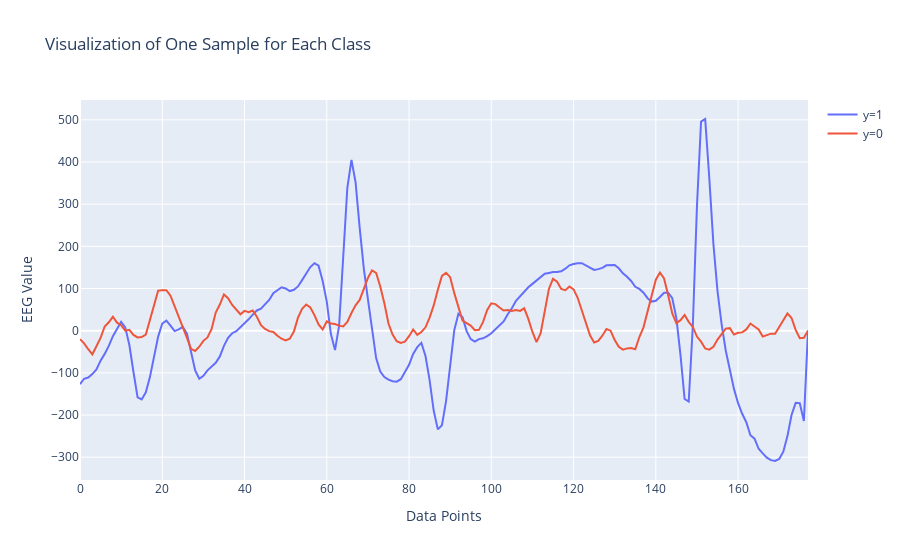

Notebook code cell kept with this figure:
### Code cell
# Select one random sample for each class
sample_y1 = df[df['y'] == 1].sample(1)
sample_y0 = df[df['y'] == 0].sample(1)

# Create the plot
fig = go.Figure()

# Add traces for the selected samples
fig.add_trace(go.Scatter(y=sample_y1.iloc[0, 1:].values, mode='lines', name='y=1'))
fig.add_trace(go.Scatter(y=sample_y0.iloc[0, 1:].values, mode='lines', name='y=0'))

# Update layout
fig.update_layout(title='Visualization of One Sample for Each Class',
                  xaxis_title='Data Points',
                  yaxis_title='EEG Value')

### Figure 1 — Plotly figure (JSON) as saved in the notebook; plotly's stock layout.template omitted (floating-point values rounded to 4 significant figures; data arrays with more than 128 entries replaced by an {"elided": "..."} marker saying what was removed)
{"data": [{"mode": "lines", "name": "y=1", "type": "scatter", "y": {"elided": "178 int values"}}, {"mode": "lines", "name": "y=0", "type": "scatter", "y": {"elided": "178 int values"}}], "layout": {"title": {"text": "Visualization of One Sample for Each Class"}, "xaxis": {"title": {"text": "Data Points"}}, "yaxis": {"title": {"text": "EEG Value"}}}}
